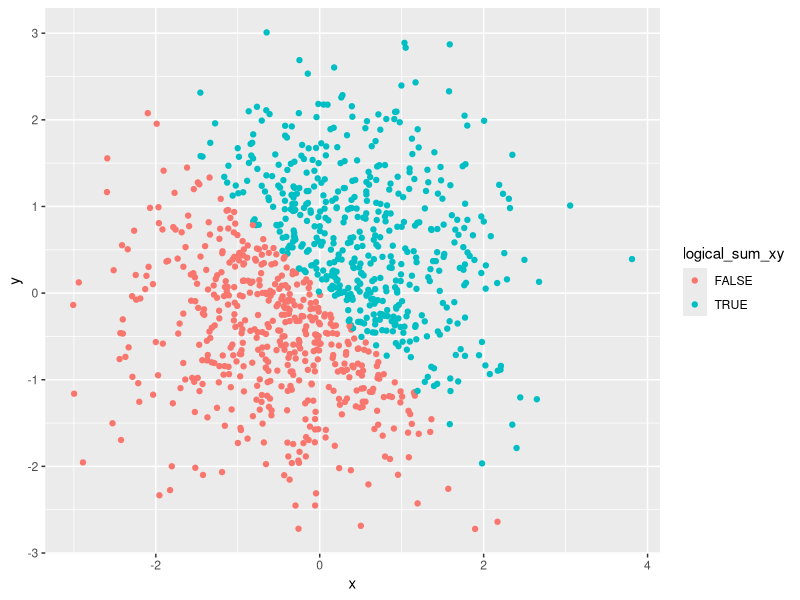
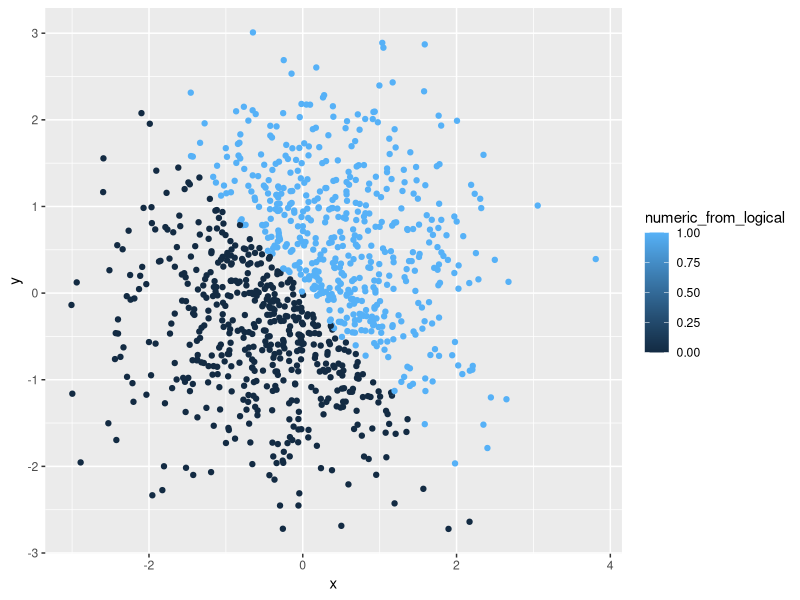
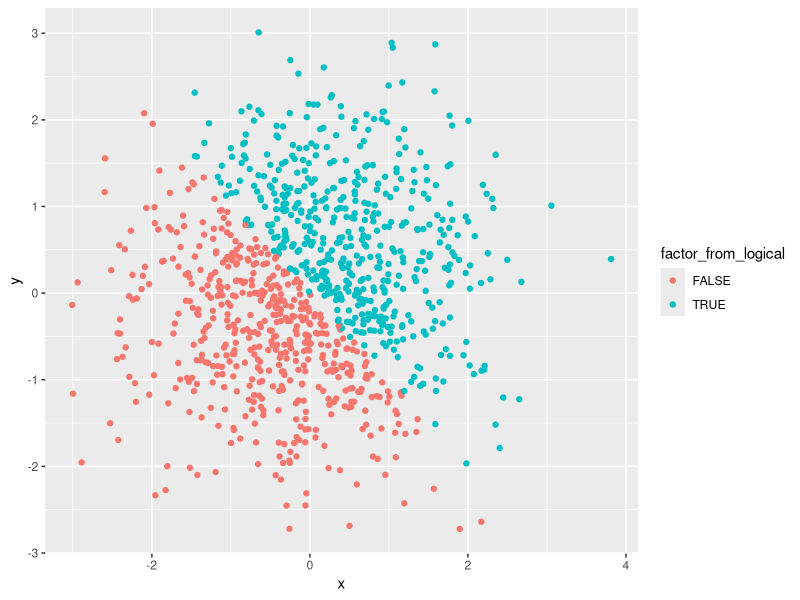

These charts were generated, in order, by the following R code:
## ---- chunk 1
library(tidyverse)
## ---- chunk 2
set.seed(1234)

random_sample <- runif(10, min = 0, max = 5)

logical_GT2 <- random_sample > 2

character10 <- c("Data", "science", "is", "the", "use", "of", "data", "to", "formulate", "and")

factor10 <- factor(c("green", "red", "red", "blue", "green", "blue", "green", "red", "red", "blue"))

constructed_df <- tibble(
  random_sample,
  logical_GT2,
  character10, 
  factor10
 )

constructed_df

## ---- chunk 3

mean(random_sample)
mean(logical_GT2)
mean(character10)
mean(factor10)

## ---- chunk 4

as.numeric(logical_GT2)
as.numeric(character10)
as.numeric(factor10)

## ---- chunk 5

as.numeric(as.factor(character10))
as.numeric(as.character(factor10))

## ---- chunk 6

as.numeric(as.factor(character10))

## ---- chunk 7

as.numeric(as.factor(character10))

## ---- chunk 8
set.seed(1)
x <- rnorm(1000)

set.seed(2)
y <- rnorm(1000)

logical_sum_xy <- x + y > 0

numeric_from_logical <- as.numeric(logical_sum_xy)

factor_from_logical <- as.factor(logical_sum_xy)

five_variable_df <- tibble(
  x,
  y,
  logical_sum_xy,
  numeric_from_logical,
  factor_from_logical
)

five_variable_df

## ---- chunk 9

ggplot(five_variable_df, aes(x = x, y = y, color = logical_sum_xy)) + geom_point()

## ---- chunk 10

ggplot(five_variable_df, aes(x = x, y = y, color = numeric_from_logical)) + geom_point()

## ---- chunk 11

ggplot(five_variable_df, aes(x = x, y = y, color = factor_from_logical)) + geom_point()

